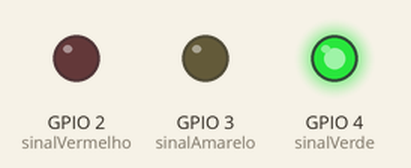
Recording of a sketch running on a simulated ESP32-S3. On the bench: output pins drawn as LEDs (lit = HIGH).

Above: at 1.0 s.
At 3.0 s:
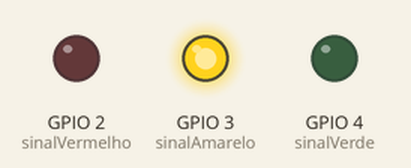
At 5.0 s:
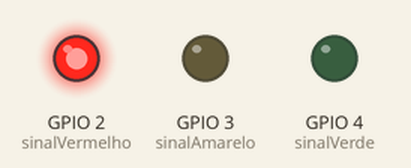
At 7.0 s:
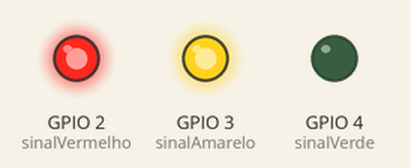
Timing chart, 0 to 10.4 s (numbered marks = the images above):
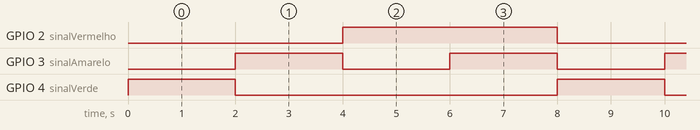

Measured:
- by itself, GPIO 2 (sinalVermelho): alternates HIGH for 4.0 s and LOW for 4.0 s
- by itself, GPIO 3 (sinalAmarelo): alternates HIGH for 2.0 s and LOW for 2.0 s
- by itself, GPIO 4 (sinalVerde): alternates HIGH for 2.0 s and LOW for 6.0 s

The sketch:

programacaoCidade.ino
```cpp
 #define sinalVerde 4
 #define sinalAmarelo 3
 #define sinalVermelho 2

 //delay do semaforo em segundos
 #define delaySemaforo 2

 #define sensorAgua 6
 #define bombaAgua 7


void semaforo()
{
  //gerenciamento dos leds dos semáforos
  digitalWrite(sinalAmarelo, LOW);
  digitalWrite(sinalVermelho, LOW);
  digitalWrite(sinalVerde, HIGH);

  delay(delaySemaforo * 1000);

  digitalWrite(sinalVerde, LOW);
  digitalWrite(sinalAmarelo, HIGH);

  delay(delaySemaforo * 1000);

  digitalWrite(sinalAmarelo, LOW);
  digitalWrite(sinalVermelho, HIGH);

  delay(delaySemaforo * 1000);

  digitalWrite(sinalAmarelo, HIGH);

  delay(delaySemaforo * 1000);
}

void gerenciaAgua()
{
  if(sensorAgua == HIGH)
  {
    digitalWrite(bombaAgua, HIGH);
  }else{
    digitalWrite(bombaAgua, LOW);
  }
}


void setup() {
  pinMode(sinalVerde, OUTPUT);
  pinMode(sinalAmarelo, OUTPUT);
  pinMode(sinalVermelho, OUTPUT);
}

void loop() {
  semaforo();
  gerenciaAgua();
}
```
